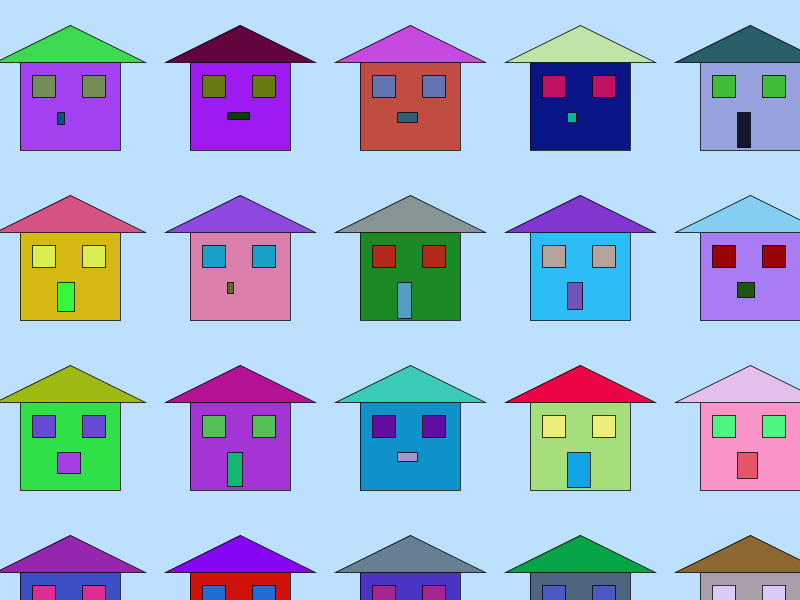
Frame 1 (no input)
Frame 60 (the mouse pressed at the canvas centre just before this capture): identical to frame 1, image omitted
Frame 120 (the mouse held since frame 60 and released just before this capture): identical to frame 1, image omitted

The Processing sketch that drew this single still picture (run headless with seeded random() and noise(); from frame 60 on, the mouse is pressed at the canvas centre):

// Processing sketch: Unit4
// ── Unit4.pde
//Joanna Sun
//Mar. 31, 2025
//2-4
color blue = #bde0fe;
color green = #6a994e;
color red = #ba181b;
color brown = #9c6644;



void setup() {
  size(800, 600);
  background(blue);
  int x, y;
  x = 20;
  y = 50;

  while ( y < 600 ) {
    house(x, y, 0.25);
    x = x + 170;
    if (x >= 800) {
      x = 20;
      y = y + 170;
    }
  }
}

void draw() {
}

void house(float x, float y, float s) {
  pushMatrix();
  translate(x, y);
  //rotate(PI/2);
  scale(s);

  base();
  roof();
  float r, g, b;
  float w, h;
  r = random(0, 255);
  g = random(0, 255);
  b = random(0, 255);
  w = random( 20, 100);
  h = random( 20, 150);
  window(50, 100, r, g, b);  //left
  window(250, 100, r, g, b);  //right
  door(150, 250, w, h);

  popMatrix();
}

void base() {
  fill(random(0, 255), random(0, 255), random(0, 255) );
  stroke(0);
  strokeWeight(3);
  rect(0, 0, 400, 400);
}

void roof() {
  int x = -100;
  fill(random(0, 255), random(0, 255), random(0, 255) );
  triangle(x, 50, x + 300, -100, x +600, 50);
}

void window(float x, float y, float r, float g, float b) {
  fill(r, g, b);
  rect(x, y, 90, 90);
}

void door(float x, float y, float w, float h) {
  fill(random(0, 255), random(0, 255), random(0, 255) );
  rect(x, y, w, h);
}
